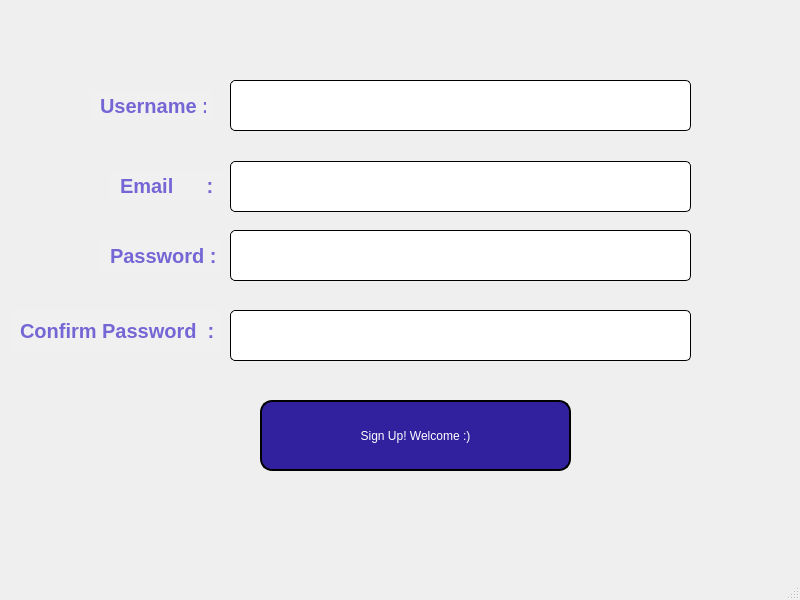
<?xml version="1.0" encoding="UTF-8"?>
<ui version="4.0">
 <class>MainWindow</class>
 <widget class="QMainWindow" name="MainWindow">
  <property name="geometry">
   <rect>
    <x>0</x>
    <y>0</y>
    <width>800</width>
    <height>600</height>
   </rect>
  </property>
  <property name="windowTitle">
   <string>MainWindow</string>
  </property>
  <widget class="QWidget" name="centralwidget">
   <widget class="QLabel" name="Username">
    <property name="geometry">
     <rect>
      <x>90</x>
      <y>90</y>
      <width>121</width>
      <height>31</height>
     </rect>
    </property>
    <property name="styleSheet">
     <string notr="true">QLabel {
    color: #7566D5;; /* Text color for the label */
    font-size: 20px; /* Font size */
    font-weight: bold; /* Font weight */
    font-family: Arial, sans-serif; /* Font family */
    padding: 5px; /* Padding for the label */
    background-color: #f0f0f0;
}
</string>
    </property>
    <property name="text">
     <string>Username :</string>
    </property>
   </widget>
   <widget class="QTextEdit" name="Username_En_Text">
    <property name="geometry">
     <rect>
      <x>230</x>
      <y>80</y>
      <width>461</width>
      <height>51</height>
     </rect>
    </property>
    <property name="styleSheet">
     <string notr="true">QTextEdit {
    color: blue; /* Text color */
    font: 14pt Arial; /* Font family, size */
    font-weight: bold; /* Font weight */
    background-color: white; /* Background color of the text box */
    border: 1px solid black; /* Border around the text box */
    border-radius: 5px; /* Rounded corners */
    padding: 5px; /* Padding inside the text box */
}

QLineEdit:focus, QLineEdit:hover {
    border-width: 4px; /* Increase border width on hover and focus */
    border-color: #007bff; /* Border color on hover and focus */
}
</string>
    </property>
   </widget>
   <widget class="QLabel" name="Email">
    <property name="geometry">
     <rect>
      <x>110</x>
      <y>170</y>
      <width>121</width>
      <height>31</height>
     </rect>
    </property>
    <property name="styleSheet">
     <string notr="true">QLabel {
    color: #7566D5;; /* Text color for the label */
    font-size: 20px; /* Font size */
    font-weight: bold; /* Font weight */
    font-family: Arial, sans-serif; /* Font family */
    padding: 5px; /* Padding for the label */
    background-color: #f0f0f0;
}
</string>
    </property>
    <property name="text">
     <string>Email      :</string>
    </property>
   </widget>
   <widget class="QTextEdit" name="Email_En">
    <property name="geometry">
     <rect>
      <x>230</x>
      <y>161</y>
      <width>461</width>
      <height>51</height>
     </rect>
    </property>
    <property name="styleSheet">
     <string notr="true">QTextEdit {
    color: blue; /* Text color */
    font: 14pt Arial; /* Font family, size */
    font-weight: bold; /* Font weight */
    background-color: white; /* Background color of the text box */
    border: 1px solid black; /* Border around the text box */
    border-radius: 5px; /* Rounded corners */
    padding: 5px; /* Padding inside the text box */
}

QLineEdit:focus, QLineEdit:hover {
    border-width: 4px; /* Increase border width on hover and focus */
    border-color: #007bff; /* Border color on hover and focus */
}
</string>
    </property>
   </widget>
   <widget class="QTextEdit" name="Password_En">
    <property name="geometry">
     <rect>
      <x>230</x>
      <y>230</y>
      <width>461</width>
      <height>51</height>
     </rect>
    </property>
    <property name="styleSheet">
     <string notr="true">QTextEdit {
    color: blue; /* Text color */
    font: 14pt Arial; /* Font family, size */
    font-weight: bold; /* Font weight */
    background-color: white; /* Background color of the text box */
    border: 1px solid black; /* Border around the text box */
    border-radius: 5px; /* Rounded corners */
    padding: 5px; /* Padding inside the text box */
}

QLineEdit:focus, QLineEdit:hover {
    border-width: 4px; /* Increase border width on hover and focus */
    border-color: #007bff; /* Border color on hover and focus */
}
</string>
    </property>
   </widget>
   <widget class="QLabel" name="Email_2">
    <property name="geometry">
     <rect>
      <x>100</x>
      <y>240</y>
      <width>121</width>
      <height>32</height>
     </rect>
    </property>
    <property name="styleSheet">
     <string notr="true">QLabel {
    color: #7566D5;; /* Text color for the label */
    font-size: 20px; /* Font size */
    font-weight: bold; /* Font weight */
    font-family: Arial, sans-serif; /* Font family */
    padding: 5px; /* Padding for the label */
    background-color: #f0f0f0;
}
</string>
    </property>
    <property name="text">
     <string>Password :</string>
    </property>
   </widget>
   <widget class="QTextEdit" name="Pass_Conf_En">
    <property name="geometry">
     <rect>
      <x>230</x>
      <y>310</y>
      <width>461</width>
      <height>51</height>
     </rect>
    </property>
    <property name="styleSheet">
     <string notr="true">QTextEdit {
    color: blue; /* Text color */
    font: 14pt Arial; /* Font family, size */
    font-weight: bold; /* Font weight */
    background-color: white; /* Background color of the text box */
    border: 1px solid black; /* Border around the text box */
    border-radius: 5px; /* Rounded corners */
    padding: 5px; /* Padding inside the text box */
}

QLineEdit:focus, QLineEdit:hover {
    border-width: 4px; /* Increase border width on hover and focus */
    border-color: #007bff; /* Border color on hover and focus */
}
</string>
    </property>
   </widget>
   <widget class="QLabel" name="Email_3">
    <property name="geometry">
     <rect>
      <x>10</x>
      <y>310</y>
      <width>211</width>
      <height>41</height>
     </rect>
    </property>
    <property name="styleSheet">
     <string notr="true">QLabel {
    color: #7566D5;; /* Text color for the label */
    font-size: 20px; /* Font size */
    font-weight: bold; /* Font weight */
    font-family: Arial, sans-serif; /* Font family */
    padding: 5px; /* Padding for the label */
    background-color: #f0f0f0;
}
</string>
    </property>
    <property name="text">
     <string>Confirm Password  :</string>
    </property>
   </widget>
   <widget class="QPushButton" name="Sign_Up_PB">
    <property name="geometry">
     <rect>
      <x>260</x>
      <y>400</y>
      <width>311</width>
      <height>71</height>
     </rect>
    </property>
    <property name="styleSheet">
     <string notr="true">QPushButton {
	font: 900 16pt &quot;Segoe UI Black&quot;;
    background-color: #32219F;
    color: white;
    border: 2px solid black;
    border-radius: 12px;
    padding: 5px;
}

QPushButton:hover {
    background-color: lightblue;
}
QPushButton:pressed {
    background-color: navy;
    color: lightblue;
}</string>
    </property>
    <property name="text">
     <string>Sign Up! Welcome :)</string>
    </property>
   </widget>
  </widget>
  <widget class="QMenuBar" name="menubar">
   <property name="geometry">
    <rect>
     <x>0</x>
     <y>0</y>
     <width>800</width>
     <height>26</height>
    </rect>
   </property>
  </widget>
  <widget class="QStatusBar" name="statusbar"/>
 </widget>
 <resources/>
 <connections/>
</ui>
